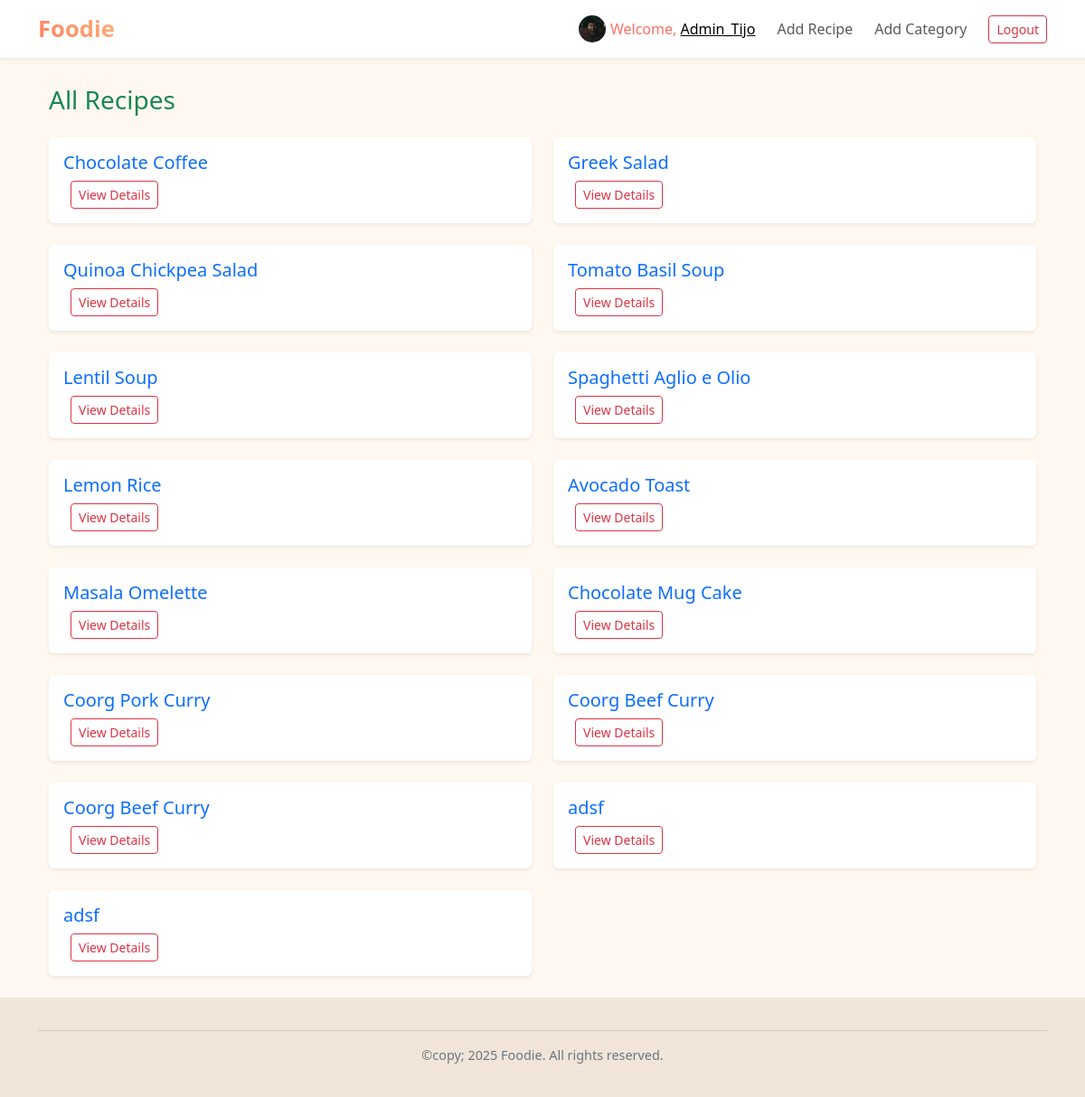
Page /recipes/ (signed in) on the committed database.
### accounts/models.py (models this page shows, shortened)
class UserProfile(models.Model):
    user = models.OneToOneField(
        User,
        on_delete=models.CASCADE,
        related_name='profile'
    )
    bio = models.TextField(blank=True, null=True)
    date_created = models.DateTimeField(auto_now_add=True)
    profile_photo = models.ImageField(
        upload_to='profile/',
        blank=True,
        null=True
    )

### recipes/models.py (models this page shows, shortened)
class Recipe(models.Model):
    name = models.CharField(max_length=100)
    description = models.TextField(null=True, blank=True)
    ingredients = models.TextField()
    directions = models.TextField()
    date_added = models.DateTimeField(auto_now_add=True, null=True, blank=True)
    category = models.ForeignKey(Category, on_delete=models.CASCADE)
    user = models.ForeignKey(User, on_delete=models.CASCADE, related_name='recipes', null=True, default=1)
    class Meta:
        ordering = ['date_added']

### recipes/views.py (the view)
# urls.py: path('', views.recipes_view, name='recipes'),
def recipes_view(request):
    recipes = Recipe.objects.all()  # fetch all recipes
    context = {
        'recipes': recipes  # pass the queryset to the template
    }
    return render(request, 'recipes/recipes.html', context)

### recipes/templates/recipes/recipes.html
{% extends "base.html" %} {% block content %}
<div class="container">
  <h3 class="text-success mb-4">All Recipes</h3>
  <div class="row">
    {% for recipe in recipes %}
    <div class="col-md-6 mb-4">
      <div class="card shadow-sm border-0 h-100">
        <div class="card-body">
          <h5 class="card-title text-primary">{{ recipe.name }}</h5>
          <a
            href="{% url 'recipes:recipe_detail' recipe.id %}"
            class="btn btn-outline-danger btn-sm"
          >
            View Details
          </a>
        </div>
      </div>
    </div>
    {% endfor %}
  </div>
</div>
{% endblock content %}

### templates/base.html (shortened to what this page needs)
{% load django_bootstrap5 %}
<!DOCTYPE html>
<html lang="en">
  <head>
    {% bootstrap_css %}
  </head>
  <body>
    <header>
      <nav
        class="navbar navbar-expand-lg navbar-light bg-white shadow-sm fixed-top"
      >
        <div class="container">
          <a class="navbar-brand" href="{% url 'foodie_app:index' %}">Foodie</a>
          <div class="collapse navbar-collapse" id="mainNav">
            <ul class="navbar-nav ms-auto">
              {% if user.is_authenticated %}
              <li class="nav-item d-flex align-items-center">
                {% if user.profile.profile_photo %}
                <img
                  src="{{ user.profile.profile_photo.url }}"
                  alt="profile photo"
                  style="
                    width: 30px;
                    height: 30px;
                    border-radius: 50%;
                    margin-right: 5px;
                  "
                />
                {% endif %}
              </li>
              <li class="nav-item d-flex align-items-center">
                <span class="navbar-text"
                  >Welcome,
                  <a href="{% url 'accounts:edit_user_profile' %}">
                    {{ user.username }}
                  </a></span
                >
              </li>
              <li class="nav-item">
                <a
                  class="nav-link"
                  href="{% url 'foodie_app:add_recipe_no_genre' %}"
                  >Add Recipe</a
                >
              </li>
              <li class="nav-item">
                <a class="nav-link" href="{% url 'foodie_app:add_category' %}"
                  >Add Category</a
                >
              </li>
              <li class="nav-item d-flex align-items-center">
                <form
                  method="post"
                  action="{% url 'accounts:logout' %}"
                  class="d-inline"
                >
                  <button type="submit" class="btn btn-outline-danger btn-sm">
                    Logout
                  </button>
                </form>
              </li>
              {% endif %}
            </ul>
          </div>
        </div>
      </nav>
    </header>
    <main class="container mt-4">
      {% block content %} {% endblock content %}
    </main>
    <footer>
      <div class="container">
        <hr />
        <p>©copy; 2025 Foodie. All rights reserved.</p>
      </div>
    </footer>
  </body>
</html>

### templates/base.html (style rules this page uses)
body { padding-top: 70px; background-color: #fff8f0; font-family: "Segoe UI", sans-serif; }
footer { background-color: #f0e5d8; padding: 20px 0; text-align: center; font-size: 0.9rem; color: #6c757d; }
.navbar-brand { font-weight: bold; font-size: 1.6rem; background: linear-gradient( 45deg, #ff7e5f, #feb47b ); -webkit-background-clip: text; -webkit-text-fill-color: transparent; }
.navbar-nav { display: flex; align-items: center; }
.navbar-text { font-weight: 500; color: #ff6f61; margin-right: 1rem; }
.nav-link { font-weight: 500; margin-right: 0.5rem; transition: color 0.3s ease; }
.btn-outline-danger { margin-left: 0.5rem; }

### rows in the picture
Recipe: name "Chocolate Coffee"
Recipe: name "Greek Salad"
Recipe: name "Quinoa Chickpea Salad"
Recipe: name "Tomato Basil Soup"
Recipe: name "Lentil Soup"
Recipe: name "Spaghetti Aglio e Olio"
Recipe: name "Lemon Rice"
Recipe: name "Avocado Toast"
Recipe: name "Masala Omelette"
Recipe: name "Chocolate Mug Cake"
Recipe: name "Coorg Pork Curry"
Recipe: name "Coorg Beef Curry"
Recipe: name "Coorg Beef Curry"
Recipe: name "adsf"
Recipe: name "adsf"

### other values in the picture
{{ user.username }} "Admin_Tijo"
